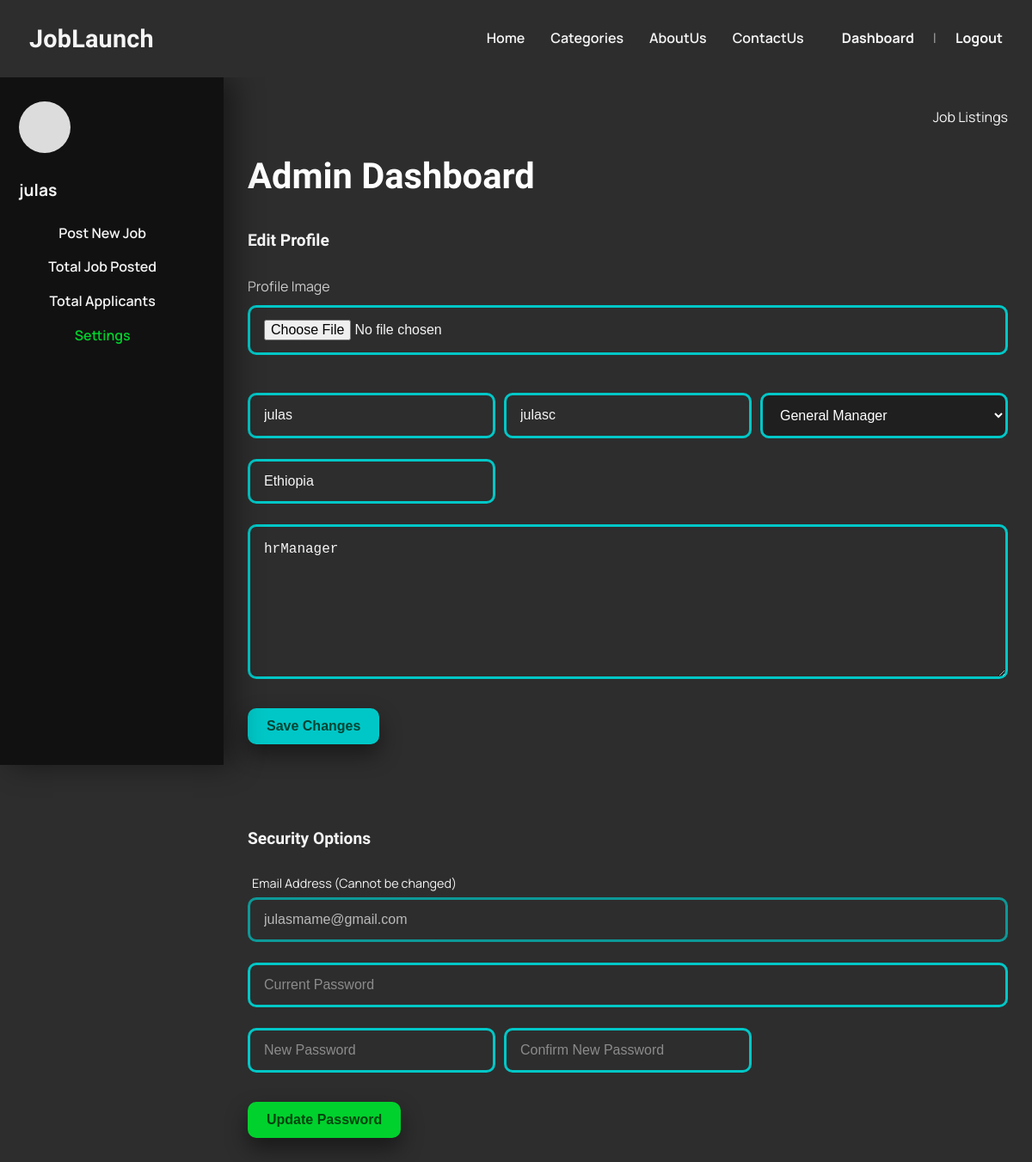
The app's page /Users/settings.php (signed in) with its own data.
### tables this page shows
CREATE TABLE `company` (
  `company_id` int(11) NOT NULL,
  `user_id` int(11) DEFAULT NULL,
  `company_name` varchar(150) DEFAULT NULL,
  `contact_name` varchar(150) DEFAULT NULL,
  `description` text DEFAULT NULL,
  `representative` enum('General Manager','representative') DEFAULT NULL,
  `location` varchar(150) DEFAULT NULL
);

CREATE TABLE `users` (
  `user_id` int(11) NOT NULL,
  `email` varchar(100) DEFAULT NULL,
  `password_hash` varchar(100) DEFAULT NULL,
  `created_at` timestamp NOT NULL DEFAULT current_timestamp(),
  `roles` enum('job_seeker','company') DEFAULT NULL
);

### Users/settings.php (the view, shortened to what this page needs)
<?php
include "../backendwithphp/db_conection.php";
$user_id = $_SESSION['user_id'];
$role = $_SESSION['role'];
$stmt = $conect->prepare("SELECT email FROM users WHERE user_id = ?");
$stmt->bind_param("i", $user_id);
$stmt->execute();
$res = $stmt->get_result();
$user_row = $res->fetch_assoc();
$current_email = $user_row ? $user_row['email'] : '';
$profile_data = [];
if ($role == 'company') {
    $stmt = $conect->prepare("SELECT * FROM company WHERE user_id = ?");
    $stmt->bind_param("i", $user_id);
    $stmt->execute();
    $p_res = $stmt->get_result();
    if ($p_res->num_rows > 0) {
        $profile_data = $p_res->fetch_assoc();
    } else {
        $profile_data = ['company_name'=>'', 'contact_name'=>'', 'description'=>'', 'location'=>'', 'representative'=>''];
    }
}
?>
<!DOCTYPE html>
<html lang="en">
<head>
  <link rel="stylesheet" href="https://cdnjs.cloudflare.com/ajax/libs/font-awesome/6.4.2/css/all.min.css">
  <link rel="stylesheet" href="../style.css">
</head>
<body class="page-wrap">
  <header class="navbar">
        <div class="brand">JobLaunch</div>
        <div class="nav-drawer">
            <div class="auth-links">
                <a href="<?php echo ($role == 'company') ? 'employer_dashboard.html' : 'seeker_dashboard.html'; ?>">Dashboard</a>
                <span class="divider">|</span>
                <a href="../backendwithphp/logout.php">Logout</a>
            </div>
            <div class="nav-links">
                <a href="../index.php">Home</a>
                <a href="../catagories.html">Categories</a>
                <a href="../about.html">AboutUs</a>
                <a href="../contact.html">ContactUs</a>
            </div>
        </div>
    </header>
<section class="dashboard-section" style="padding:0; max-width:100%; margin:0;">
    <div class="dashboard-shell">
      <aside class="sidebar">
        <?php if(!empty($profile_data['profile_image'])): ?>
            <div class="avatar" style="background-image: url('../<?php echo htmlspecialchars($profile_data['profile_image']); ?>'); background-size: cover; background-position: center;"></div>
        <?php else: ?>
            <div class="avatar" style="background:#dcdcdc;"></div>
        <?php endif; ?>
        <?php if ($role == 'company'): ?>
            <h3><?php echo htmlspecialchars($profile_data['company_name'] ?? 'Company'); ?></h3>
            <nav>
                <a href="post_job.php">Post New Job</a>
                <a href="my_posting.php">Total Job Posted</a>
                <a href="view_applications.php">Total Applicants</a>
                <a class="active" href="settings.php">Settings</a>
            </nav>
        <?php endif; ?>
      </aside>
      <div class="dashboard-main">
        <div class="dashboard-header-actions">
           <a href="../catagories.php">Job Listings</a>
        </div>
        <h1 style="color:white; margin-bottom: 5px;">Admin Dashboard</h1>
        <h2 class="section-title" style="text-align: left; margin-top: 0;">Edit Profile</h2>
        <form class="company-form" action="../backendwithphp/update_settings.php" method="POST" enctype="multipart/form-data">
            <?php if ($role == 'company'): ?>
            <div class="full" style="margin-bottom: 20px;">
                <label style="display:block; margin-bottom:8px; color:#ccc;">Profile Image</label>
                <input class="input" type="file" name="profile_image" accept="image/*">
            </div>
            <?php endif; ?>
<?php if ($role == 'company'): ?>
                <input class="input" type="text" name="company_name" value="<?php echo htmlspecialchars($profile_data['company_name'] ?? ''); ?>" placeholder="Company Name" required>
                <input class="input" type="text" name="contact_name" value="<?php echo htmlspecialchars($profile_data['contact_name'] ?? ''); ?>" placeholder="Contact Person" required>
                <select class="input" name="representative" style="color: #fff; background-color: #1f1f1f;">
                    <option value="General Manager" <?php echo (isset($profile_data['representative']) && $profile_data['representative'] == 'General Manager') ? 'selected' : ''; ?>>General Manager</option>
                </select>
                <input class="input" type="text" name="location" value="<?php echo htmlspecialchars($profile_data['location'] ?? ''); ?>" placeholder="Location">
                <textarea class="input full" name="description" placeholder="About Company"><?php echo htmlspecialchars($profile_data['description'] ?? ''); ?></textarea>
            <?php endif; ?>
            <div style="margin-top:10px; text-align:right; grid-column: 1 / -1;">
                <button type="submit" class="btn">Save Changes</button>
            </div>
        </form>
        <br><br>
        <h2 class="section-title" style="text-align: left; margin-top: 0;">Security Options</h2>
        <form class="company-form" action="../backendwithphp/update_settings.php" method="POST">
            <div class="full" style="display:flex; flex-direction:column; gap:5px;">
                <label style="color:var(--text-gray); font-size:0.9rem; margin-left:5px;">Email Address (Cannot be changed)</label>
                <input class="input" type="email" value="<?php echo htmlspecialchars($current_email); ?>" disabled style="opacity: 0.7; cursor: not-allowed;">
            </div>
            <input class="input full" type="password" name="current_password" placeholder="Current Password" required>
            <input class="input" type="password" name="new_password" placeholder="New Password" required>
            <input class="input" type="password" name="confirm_new_password" placeholder="Confirm New Password" required>
            <div style="margin-top:10px; text-align:right; grid-column: 1 / -1;">
                <button type="submit" class="btn btn-green">Update Password</button>
            </div>
        </form>
      </div>
    </div>
  </section>
</body>
</html>

### style.css (style rules this page uses)
:root { --bg: #2d2d2d; --panel: #1f1f1f; --card: #0f0f0f; --card-muted: #6b6b6b; --text: #f5f5f5; --muted: #c7c7c7; --accent-green: #00d12d; --accent-teal: #00c7c7; --accent-purple: #7c1fd2; --accent-red: #f44336; --shadow: 0 18px 38px rgba(0, 0, 0, 0.55); }
* { box-sizing: border-box; }
body { margin: 0; background: var(--bg); color: var(--text); font-family: 'Manrope', 'Sora', sans-serif; line-height: 1.6; -webkit-font-smoothing: antialiased; }
a { color: inherit; text-decoration: none; }
.page-wrap { min-height: 100vh; width: 100%; display: flex; flex-direction: column; margin: 0; padding: 0; }
nav { width: 90%; display: flex; justify-content: space-between; align-items: center; }
.navbar { width: 100%; padding: 22px 34px; display: flex; align-items: center; justify-content: space-between; position: sticky; top: 0; z-index: 11; background: var(--bg); }
.brand { font-family: 'Sora', sans-serif; font-size: 1.8rem; font-weight: 800; letter-spacing: 0.2px; }
.nav-drawer { display: flex; align-items: center; gap: 22px; margin-left: auto; }
.nav-links, .auth-links { display: flex; align-items: center; gap: 22px; }
.nav-links { order: 1; }
.auth-links { order: 2; margin-left: 18px; }
.nav-links a { padding: 6px 4px; font-weight: 600; color: var(--text); transition: color .15s ease; }
.auth-links a { font-weight: 700; }
.auth-links .divider { opacity: 0.6; }
.btn { display: flex; border: none; cursor: pointer; border-radius: 10px; font-weight: 800; font-size: 1rem; padding: 12px 22px; transition: transform .12s ease, box-shadow .12s ease; background: var(--accent-teal); color: #043; text-align: center; box-shadow: 0 12px 26px rgba(0, 0, 0, 0.45); }
.btn-green { background: var(--accent-green); color: #041; }
.input, textarea, select { width: 100%; background: transparent; color: var(--text); border: 3px solid var(--accent-teal); border-radius: 10px; padding: 14px 16px; font-size: 1rem; outline: none; transition: border-color .15s ease, box-shadow .15s ease, transform .08s ease; margin-bottom: 14px; }
.input::placeholder, textarea::placeholder { color: rgba(255, 255, 255, 0.45); }
textarea { resize: vertical; min-height: 180px; line-height: 1.5; }
.section-title { font-family: 'Sora', sans-serif; font-size: 2.2rem; text-align: center; margin: 0 0 32px; color: #e9e9e9; }
.dashboard-shell { display:grid;grid-template-columns:260px 1fr;min-height:100vh;background:transparent;width:100%;align-items: start; }
.sidebar { background:#111;padding:28px 22px;display:flex;flex-direction:column;gap:22px;box-shadow:12px 0 32px rgba(0,0,0,0.45);height:100vh;position:-webkit-sticky;position:sticky;top:0;overflow-y:auto; }
@media (min-width: 768px) { .sidebar { top: 0; } }
.sidebar .avatar { width:60px;height:60px;border-radius:50%;background:#ccc;margin-bottom:6px; }
.sidebar h3 { margin:0;font-size:1.2rem; }
.sidebar nav { display:flex;flex-direction:column;gap:14px; }
.sidebar a { color:var(--text);font-weight:600; }
.sidebar a.active { color:var(--accent-green); }
.dashboard-main { padding:34px 28px;display:flex;flex-direction:column;gap:22px;width:100%; }
.dashboard-main h1 { margin:0;font-size:2.6rem;font-family:'Sora',sans-serif; }
.dashboard-main h2 { margin:0;font-size:1.2rem;font-weight:800; }
.company-form { display: grid; grid-template-columns: repeat(auto-fit, minmax(260px, 1fr)); gap: 10px; margin-top: 3px !important; }
.company-form .full { grid-column: 1 / -1; }
.dashboard-header-actions { display: flex; justify-content: flex-end; gap: 18px; flex-wrap: wrap; }
.section-title { font-size: 2.5rem; font-weight: 700; margin-bottom: 2rem; color: var(--text); }

### records on screen
company: company_name "julas", contact_name "julasc", location "Ethiopia", description "hrManager"
users: email "julasmame@gmail.com"
